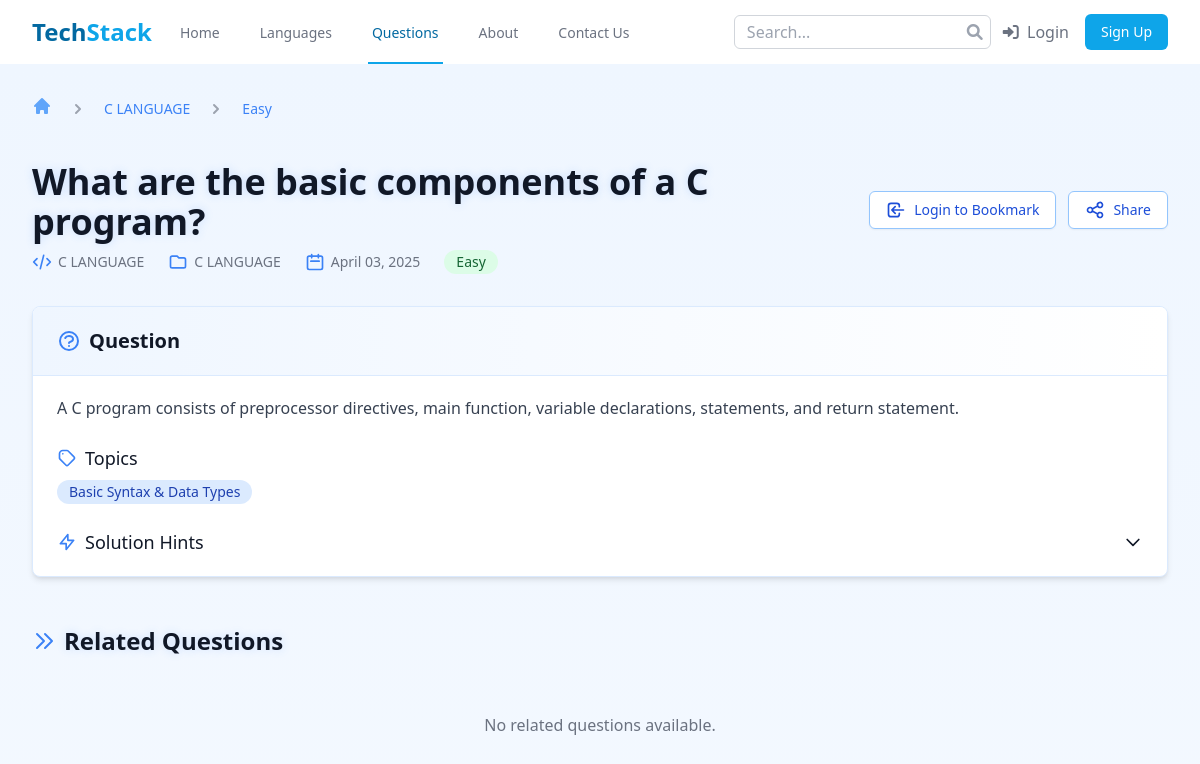
/questions/what-are-the-basic-components-of-a-c-program/, run on the app's committed database.
### questions/models.py (models this page shows, shortened)
class Question(models.Model):
    title = models.CharField(max_length=255)
    slug = models.SlugField(unique=True, blank=True)
    content = models.TextField()
    code_snippet = models.TextField(blank=True, null=True)
    difficulty = models.CharField(
        max_length=10,
        choices=DifficultyLevel.choices,
        default=DifficultyLevel.MEDIUM
    )
    language = models.ForeignKey(Language, on_delete=models.CASCADE, related_name='questions')
    topics = models.ManyToManyField(Topic, related_name='questions')
    category = models.ForeignKey(Category, on_delete=models.SET_NULL, null=True, related_name='questions')
    created_by = models.ForeignKey(User, on_delete=models.SET_NULL, null=True, related_name='created_questions')
    created_at = models.DateTimeField(auto_now_add=True)
    updated_at = models.DateTimeField(auto_now=True)
    is_approved = models.BooleanField(default=False)
    class Meta:
        ordering = ['-created_at']

class Category(models.Model):
    name = models.CharField(max_length=100, unique=True)
    slug = models.SlugField(unique=True, blank=True)
    class Meta:
        verbose_name_plural = 'Categories'

### languages/models.py (models this page shows, shortened)
class Language(models.Model):
    name = models.CharField(max_length=100)
    slug = models.SlugField(unique=True, blank=True)
    description = models.TextField()
    logo = models.ImageField(upload_to='languages/logos/', blank=True, null=True)
    created_at = models.DateTimeField(auto_now_add=True)
    updated_at = models.DateTimeField(auto_now=True)
    is_featured = models.BooleanField(default=False)
    class Meta:
        ordering = ['name']

class Topic(models.Model):
    name = models.CharField(max_length=100)
    slug = models.SlugField(unique=True, blank=True)
    language = models.ForeignKey(Language, on_delete=models.CASCADE, related_name='topics')
    description = models.TextField()

### questions/views.py (the view)
# urls.py: path('<slug:slug>/', views.question_detail, name='question_detail'),
def question_detail(request, slug):
    question = get_object_or_404(Question, slug=slug, is_approved=True)
    is_bookmarked = False
    if request.user.is_authenticated:
        is_bookmarked = Bookmark.objects.filter(user=request.user, question=question).exists()
    related_questions = Question.objects.filter(
        language=question.language,
        is_approved=True
    ).exclude(id=question.id)[:5]
    context = {
        'question': question,
        'is_bookmarked': is_bookmarked,
        'related_questions': related_questions,
    }
    return render(request, 'questions/question_detail.html', context)

### templates/questions/question_detail.html (shortened to what this page needs)
{% extends 'base.html' %}
{% block content %}
<div class="bg-gradient-to-b from-blue-50 to-white min-h-screen">
    <div class="max-w-7xl mx-auto py-8 px-4 sm:px-6 lg:px-8">
        <nav class="flex animate-fade-in" aria-label="Breadcrumb">
            <ol class="flex items-center space-x-4">
                <li>
                    <div>
                        <a href="{% url 'home' %}" class="text-blue-400 hover:text-blue-500 transition-colors duration-300 hover:scale-110 inline-block">
                            <svg xmlns="http://www.w3.org/2000/svg" class="h-5 w-5" viewBox="0 0 20 20" fill="currentColor">
                                <path d="M10.707 2.293a1 1 0 00-1.414 0l-7 7a1 1 0 001.414 1.414L4 10.414V17a1 1 0 001 1h2a1 1 0 001-1v-2a1 1 0 011-1h2a1 1 0 011 1v2a1 1 0 001 1h2a1 1 0 001-1v-6.586l.293.293a1 1 0 001.414-1.414l-7-7z" />
                            </svg>
                        </a>
                    </div>
                </li>
                <li>
                    <div class="flex items-center">
                        <svg xmlns="http://www.w3.org/2000/svg" class="h-5 w-5 text-gray-400" viewBox="0 0 20 20" fill="currentColor">
                            <path fill-rule="evenodd" d="M7.293 14.707a1 1 0 010-1.414L10.586 10 7.293 6.707a1 1 0 011.414-1.414l4 4a1 1 0 010 1.414l-4 4a1 1 0 01-1.414 0z" clip-rule="evenodd" />
                        </svg>
                        <a href="{% url 'language_detail' question.language.slug %}" class="ml-4 text-sm font-medium text-blue-500 hover:text-blue-700 transition-all duration-300 hover:scale-110 inline-block">
                            {{ question.language.name }}
                        </a>
                    </div>
                </li>
                <li>
                    <div class="flex items-center">
                        <svg xmlns="http://www.w3.org/2000/svg" class="h-5 w-5 text-gray-400" viewBox="0 0 20 20" fill="currentColor">
                            <path fill-rule="evenodd" d="M7.293 14.707a1 1 0 010-1.414L10.586 10 7.293 6.707a1 1 0 011.414-1.414l4 4a1 1 0 010 1.414l-4 4a1 1 0 01-1.414 0z" clip-rule="evenodd" />
                        </svg>
                        <a href="{% url 'question_list' %}?difficulty={{ question.difficulty }}" class="ml-4 text-sm font-medium text-blue-500 hover:text-blue-700 transition-all duration-300 hover:scale-110 inline-block">
                            {{ question.get_difficulty_display }}
                        </a>
                    </div>
                </li>
            </ol>
        </nav>
        <div class="mt-6 lg:flex lg:items-center lg:justify-between animate-slide-up">
            <div class="flex-1 min-w-0">
                <h1 class="mt-4 text-3xl font-bold leading-tight text-gray-900 sm:text-4xl blue-glow">
                    {{ question.title }}
                </h1>
                <div class="mt-2 flex flex-col sm:flex-row sm:flex-wrap sm:mt-0 sm:space-x-6">
                    <div class="mt-2 flex items-center text-sm text-gray-500 animate-fade-in" style="animation-delay: 0.2s;">
                        <svg xmlns="http://www.w3.org/2000/svg" class="h-5 w-5 mr-1.5 text-blue-500" fill="none" viewBox="0 0 24 24" stroke="currentColor">
                            <path stroke-linecap="round" stroke-linejoin="round" stroke-width="2" d="M10 20l4-16m4 4l4 4-4 4M6 16l-4-4 4-4" />
                        </svg>
                        {{ question.language.name }}
                    </div>
                    <div class="mt-2 flex items-center text-sm text-gray-500 animate-fade-in" style="animation-delay: 0.3s;">
                        <svg xmlns="http://www.w3.org/2000/svg" class="h-5 w-5 mr-1.5 text-blue-500" fill="none" viewBox="0 0 24 24" stroke="currentColor">
                            <path stroke-linecap="round" stroke-linejoin="round" stroke-width="2" d="M3 7v10a2 2 0 002 2h14a2 2 0 002-2V9a2 2 0 00-2-2h-6l-2-2H5a2 2 0 00-2 2z" />
                        </svg>
                        {{ question.category.name }}
                    </div>
                    <div class="mt-2 flex items-center text-sm text-gray-500 animate-fade-in" style="animation-delay: 0.4s;">
                        <svg xmlns="http://www.w3.org/2000/svg" class="h-5 w-5 mr-1.5 text-blue-500" fill="none" viewBox="0 0 24 24" stroke="currentColor">
                            <path stroke-linecap="round" stroke-linejoin="round" stroke-width="2" d="M8 7V3m8 4V3m-9 8h10M5 21h14a2 2 0 002-2V7a2 2 0 00-2-2H5a2 2 0 00-2 2v12a2 2 0 002 2z" />
                        </svg>
                        {{ question.created_at|date:"F d, Y" }}
                    </div>
                    <div class="mt-2 flex items-center animate-fade-in" style="animation-delay: 0.5s;">
                        <span class="inline-flex items-center px-3 py-0.5 rounded-full text-sm font-medium
                            {% if question.difficulty == 'easy' %}
                                bg-green-100 text-green-800
                            {% elif question.difficulty == 'medium' %}
                                bg-yellow-100 text-yellow-800
                            {% else %}
                                bg-red-100 text-red-800
                            {% endif %}
                        ">
                            {{ question.get_difficulty_display }}
                        </span>
                    </div>
                </div>
            </div>
            <div class="mt-5 flex lg:mt-0 lg:ml-4 animate-fade-in" style="animation-delay: 0.6s;">
                {% if user.is_authenticated %}
                    <form action="{% url 'bookmark_question' question.id %}" method="post" class="bookmark-form">
                        {% csrf_token %}
                        <button type="submit" class="inline-flex items-center px-4 py-2 border border-blue-300 rounded-md shadow-sm text-sm font-medium text-blue-700 bg-white hover:bg-blue-50 focus:outline-none focus:ring-2 focus:ring-offset-2 focus:ring-blue-500 transition-all duration-300 hover:scale-105 hover:shadow-lg bookmark-btn">
                            {% if is_bookmarked %}
                                <svg xmlns="http://www.w3.org/2000/svg" class="h-5 w-5 mr-2 text-blue-500" viewBox="0 0 20 20" fill="currentColor">
                                    <path d="M5 4a2 2 0 012-2h6a2 2 0 012 2v14l-5-2.5L5 18V4z" />
                                </svg>
                                Bookmarked
                            {% else %}
                                <svg xmlns="http://www.w3.org/2000/svg" class="h-5 w-5 mr-2" fill="none" viewBox="0 0 24 24" stroke="currentColor">
                                    <path stroke-linecap="round" stroke-linejoin="round" stroke-width="2" d="M5 5a2 2 0 012-2h10a2 2 0 012 2v16l-7-3.5L5 21V5z" />
                                </svg>
                                Bookmark
                            {% endif %}
                        </button>
                    </form>
                {% else %}
                    <a href="{% url 'account_login' %}" class="inline-flex items-center px-4 py-2 border border-blue-300 rounded-md shadow-sm text-sm font-medium text-blue-700 bg-white hover:bg-blue-50 focus:outline-none focus:ring-2 focus:ring-offset-2 focus:ring-blue-500 transition-all duration-300 hover:scale-105 hover:shadow-lg">
                        <svg xmlns="http://www.w3.org/2000/svg" class="h-5 w-5 mr-2" fill="none" viewBox="0 0 24 24" stroke="currentColor">
                            <path stroke-linecap="round" stroke-linejoin="round" stroke-width="2" d="M11 16l-4-4m0 0l4-4m-4 4h14m-5 4v1a3 3 0 01-3 3H6a3 3 0 01-3-3V7a3 3 0 013-3h7a3 3 0 013 3v1" />
                        </svg>
                        Login to Bookmark
                    </a>
                {% endif %}
                <div class="ml-3 relative share-dropdown">
                    <button type="button" class="inline-flex items-center px-4 py-2 border border-blue-300 rounded-md shadow-sm text-sm font-medium text-blue-700 bg-white hover:bg-blue-50 focus:outline-none focus:ring-2 focus:ring-offset-2 focus:ring-blue-500 transition-all duration-300 hover:scale-105 hover:shadow-lg share-btn">
                        Share
                    </button>
                </div>
            </div>
        </div>
        <div class="mt-8 prose prose-blue max-w-none animate-fade-in" style="animation-delay: 0.7s;">
            <div class="bg-white shadow-lg overflow-hidden sm:rounded-lg transform-card border border-blue-100">
                <div class="px-4 py-5 sm:px-6 bg-gradient-to-r from-blue-50 to-white">
                    <h2 class="text-xl font-semibold text-gray-900 flex items-center">
                        Question
                    </h2>
                </div>
                <div class="border-t border-blue-100 px-4 py-5 sm:px-6">
                    <p class="text-gray-700 whitespace-pre-line">{{ question.content }}</p>
                    <div class="mt-6 topics-container">
                        <h3 class="text-lg font-medium text-gray-900 flex items-center">
                            Topics
                        </h3>
                        <div class="mt-2 flex flex-wrap gap-2">
                            {% for topic in question.topics.all %}
                                <a href="{% url 'topic_detail' question.language.slug topic.slug %}" class="inline-flex items-center px-3 py-0.5 rounded-full text-sm font-medium bg-blue-100 text-blue-800 hover:bg-blue-200 transition-all duration-300 hover:scale-105 topic-tag">
                                    {{ topic.name }}
                                </a>
                            {% empty %}
                                <span class="text-gray-500">No topics assigned</span>
                            {% endfor %}
                        </div>
                    </div>
                    <div class="mt-6 solution-hints-container">
                        <button class="text-lg font-medium text-gray-900 flex items-center w-full justify-between solution-toggle">
                            <span class="flex items-center">
                                <svg xmlns="http://www.w3.org/2000/svg" class="h-5 w-5 mr-2 text-blue-500" fill="none" viewBox="0 0 24 24" stroke="currentColor">
                                    <path stroke-linecap="round" stroke-linejoin="round" stroke-width="2" d="M13 10V3L4 14h7v7l9-11h-7z" />
                                </svg>
                                Solution Hints
                            </span>
                            <svg xmlns="http://www.w3.org/2000/svg" class="h-5 w-5 solution-toggle-icon" fill="none" viewBox="0 0 24 24" stroke="currentColor">
                                <path stroke-linecap="round" stroke-linejoin="round" stroke-width="2" d="M19 9l-7 7-7-7" />
                            </svg>
                        </button>
                    </div>
                </div>
            </div>
        </div>
        <div class="mt-12 animate-slide-up" style="animation-delay: 0.9s;">
            <h2 class="text-2xl font-bold text-gray-900 blue-glow flex items-center">
                <svg xmlns="http://www.w3.org/2000/svg" class="h-6 w-6 mr-2 text-blue-500" fill="none" viewBox="0 0 24 24" stroke="currentColor">
                    <path stroke-linecap="round" stroke-linejoin="round" stroke-width="2" d="M13 5l7 7-7 7M5 5l7 7-7 7" />
                </svg>
                Related Questions
            </h2>
            <div class="mt-6 grid grid-cols-1 gap-4 sm:grid-cols-2 lg:grid-cols-3 related-questions-container">
                {% for related in related_questions %}
                    <div class="bg-white shadow-md hover:shadow-xl transition-all duration-300 overflow-hidden rounded-lg border border-blue-100 related-question-card">
                        <div class="px-4 py-4">
                            <div class="flex items-center justify-between">
                                <h3 class="text-md font-medium text-gray-900 line-clamp-2">
                                    <a href="{% url 'question_detail' related.slug %}" class="hover:text-blue-600 transition-colors duration-300">
                                        {{ related.title }}
                                    </a>
                                </h3>
                                <span class="inline-flex items-center px-2.5 py-0.5 rounded-full text-xs font-medium
                                    {% if related.difficulty == 'easy' %}
                                        bg-green-100 text-green-800
                                    {% elif related.difficulty == 'medium' %}
                                        bg-yellow-100 text-yellow-800
                                    {% else %}
                                        bg-red-100 text-red-800
                                    {% endif %}
                                ">
                                    {{ related.get_difficulty_display }}
                                </span>
                            </div>
                            <div class="mt-2 flex items-center text-xs text-gray-500">
                                <svg xmlns="http://www.w3.org/2000/svg" class="h-4 w-4 mr-1 text-blue-400" fill="none" viewBox="0 0 24 24" stroke="currentColor">
                                    <path stroke-linecap="round" stroke-linejoin="round" stroke-width="2" d="M10 20l4-16m4 4l4 4-4 4M6 16l-4-4 4-4" />
                                </svg>
                                {{ related.language.name }}
                            </div>
                        </div>
                    </div>
                {% empty %}
                    <div class="text-center py-8 col-span-full">
                        <p class="text-gray-500">No related questions available.</p>
                    </div>
                {% endfor %}
            </div>
        </div>
    </div>
</div>
{% endblock %}

### data on the page
Question: language.name "C LANGUAGE", difficulty "Easy", title "What are the basic components of a C program?", category.name "C LANGUAGE", created_at "April 03, 2025", content "A C program consists of preprocessor directives, main function, variable declarations, statements, and return statement."
Topic: name "Basic Syntax & Data Types"
